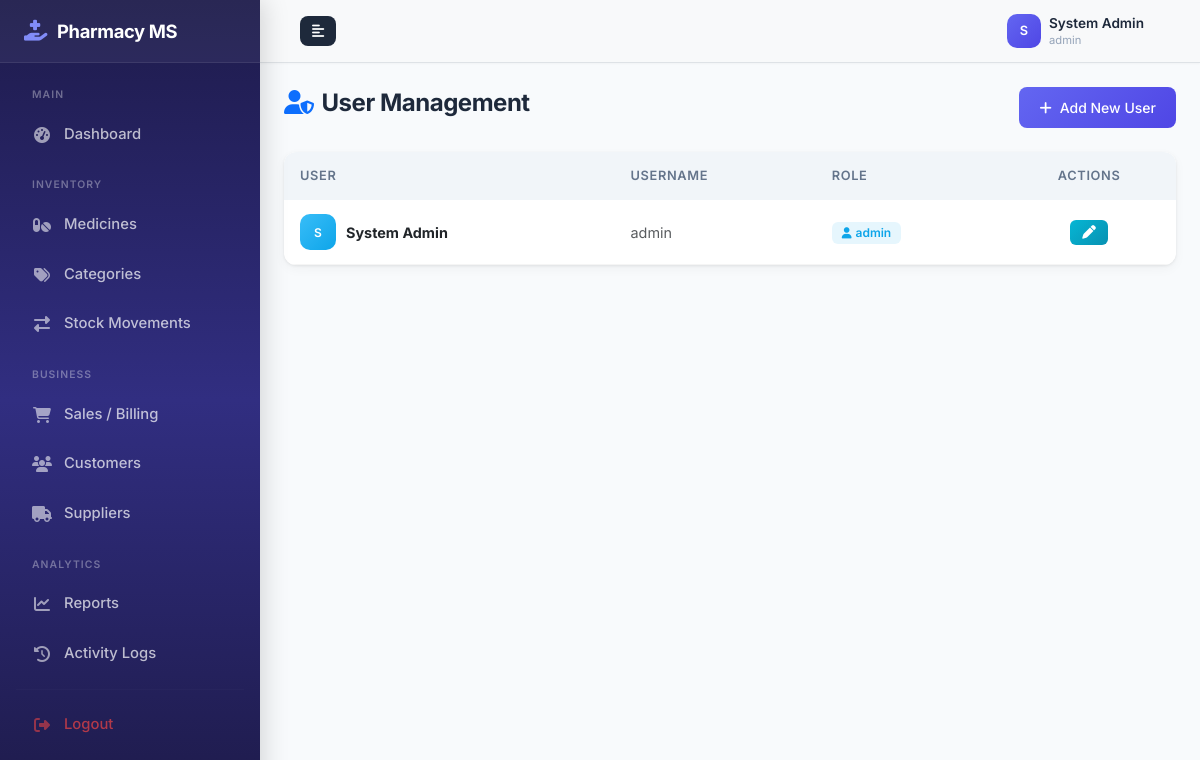
/users.php (signed in), run on the app's committed database.
### tables this page shows
CREATE TABLE `users` (
  `user_id` int(11) NOT NULL,
  `full_name` varchar(100) NOT NULL,
  `username` varchar(50) NOT NULL,
  `password` varchar(255) NOT NULL,
  `role` enum('admin','pharmacist','manager') NOT NULL DEFAULT 'pharmacist',
  `email` varchar(100) DEFAULT NULL,
  `phone` varchar(20) DEFAULT NULL,
  `status` enum('active','inactive') NOT NULL DEFAULT 'active',
  `created_at` timestamp NOT NULL DEFAULT current_timestamp(),
  `updated_at` timestamp NOT NULL DEFAULT current_timestamp() ON UPDATE current_timestamp()
);

### users.php (the view, shortened to what this page needs)
<?php
require_once "config/db.php";
$users = $conn->query("SELECT * FROM users ORDER BY user_id DESC");
include "includes/header.php";
include "includes/sidebar.php";
?>
<div class="page-header">
    <h2><i class="fas fa-user-shield me-2 text-primary"></i>User Management</h2>
    <button class="btn btn-primary" id="addUserBtn" data-bs-toggle="modal" data-bs-target="#userModal">
        <i class="fas fa-plus"></i> Add New User
    </button>
</div>
<div class="card">
    <div class="card-body p-0">
        <div class="table-responsive">
            <table class="table table-hover mb-0">
                <thead>
                    <tr>
                        <th>User</th>
                        <th>Username</th>
                        <th>Role</th>
                        <th class="text-center">Actions</th>
                    </tr>
                </thead>
                <tbody>
                    <?php if ($users->num_rows > 0): ?>
                        <?php while ($u = $users->fetch_assoc()): ?>
                        <tr>
                            <td>
                                <div class="d-flex align-items-center" style="gap: 10px;">
                                    <div style="width: 36px; height: 36px; border-radius: 10px; background: linear-gradient(135deg, <?php echo $u[
                                        "role"
                                    ] == "Admin"
                                        ? "#818cf8, #6366f1"
                                        : ($u["role"] == "Manager"
                                            ? "#34d399, #10b981"
                                            : "#38bdf8, #0ea5e9"); ?>); display: flex; align-items: center; justify-content: center; color: #fff; font-weight: 600; font-size: 0.75rem;">
                                        <?php echo strtoupper(
                                            substr($u["full_name"], 0, 1),
                                        ); ?>
                                    </div>
                                    <span class="fw-bold"><?php echo $u[
                                        "full_name"
                                    ]; ?></span>
                                </div>
                            </td>
                            <td class="text-muted"><?php echo $u[
                                "username"
                            ]; ?></td>
                            <td>
                                <?php if ($u["role"] == "Admin"): ?>
                                    <span class="badge" style="background: rgba(99,102,241,0.1); color: #6366f1;">
                                        <i class="fas fa-shield-alt me-1" style="font-size: 0.7rem;"></i><?php echo $u[
                                            "role"
                                        ]; ?>
                                    </span>
                                <?php else: ?>
                                    <span class="badge" style="background: rgba(14,165,233,0.1); color: #0ea5e9;">
                                        <i class="fas fa-user me-1" style="font-size: 0.7rem;"></i><?php echo $u[
                                            "role"
                                        ]; ?>
                                    </span>
                                <?php endif; ?>
                            </td>
                            <td class="text-center">
                                <button class="btn btn-sm btn-info edit-user-btn" data-json='<?php echo htmlspecialchars(
                                    json_encode($u),
                                    ENT_QUOTES,
                                    "UTF-8",
                                ); ?>' data-bs-toggle="modal" data-bs-target="#userModal" title="Edit user" aria-label="Edit user">
                                    <i class="fas fa-pen"></i>
                                </button>
                            </td>
                        </tr>
                        <?php endwhile; ?>
                    <?php endif; ?>
                </tbody>
            </table>
        </div>
    </div>
</div>
<?php include "includes/footer.php"; ?>

### assets/css/style.css (style rules this page uses)
:root { --primary: #6366f1; --primary-dark: #4f46e5; --primary-light: #818cf8; --secondary: #0ea5e9; --success: #10b981; --warning: #f59e0b; --danger: #ef4444; --info: #06b6d4; --dark: #1e293b; --darker: #0f172a; --light: #f1f5f9; --lighter: #f8fafc; --sidebar-bg: linear-gradient(180deg, #1e1b4b 0%, #312e81 50%, #1e1b4b 100%); --card-shadow: 0 1px 3px rgba(0,0,0,0.08), 0 4px 12px rgba(0,0,0,0.04); --card-shadow-hover: 0 4px 16px rgba(0,0,0,0.12), 0 8px 24px rgba(0,0,0,0.06); --transition: all 0.3s cubic-bezier(0.4, 0, 0.2, 1); --radius: 12px; --radius-sm: 8px; --radius-lg: 16px; }
* { margin: 0; padding: 0; box-sizing: border-box; }
body { font-family: 'Inter', 'Segoe UI', system-ui, -apple-system, sans-serif; background: var(--lighter); color: var(--dark); line-height: 1.6; overflow-x: hidden; }
.card { border: none; border-radius: var(--radius); box-shadow: var(--card-shadow); transition: var(--transition); background: #fff; overflow: hidden; }
.card-body { padding: 24px; }
.table { margin-bottom: 0; }
.table thead th { background: var(--light); border: none; font-weight: 600; font-size: 0.8rem; text-transform: uppercase; letter-spacing: 0.05em; color: #64748b; padding: 14px 16px; }
.table tbody td { padding: 14px 16px; vertical-align: middle; border-color: rgba(0,0,0,0.04); font-size: 0.9rem; }
.table-hover tbody tr { transition: var(--transition); }
.table-responsive { border-radius: var(--radius); }
.btn { font-weight: 500; font-size: 0.875rem; padding: 10px 20px; border-radius: var(--radius-sm); transition: var(--transition); border: none; display: inline-flex; align-items: center; gap: 8px; }
.btn-primary { background: linear-gradient(135deg, var(--primary) 0%, var(--primary-dark) 100%); color: #fff; }
.btn-info { background: linear-gradient(135deg, var(--info) 0%, #0891b2 100%); color: #fff; }
.btn-sm { padding: 6px 12px; font-size: 0.8rem; border-radius: 6px; }
.btn-sm i { font-size: 0.85rem; }
.badge { font-weight: 600; font-size: 0.75rem; padding: 5px 10px; border-radius: 6px; }
.page-header { display: flex; justify-content: space-between; align-items: center; margin-bottom: 24px; }
.page-header h2 { font-size: 1.5rem; font-weight: 700; color: var(--dark); letter-spacing: -0.02em; }

### data on the page
users: full_name "S", full_name "System Admin", username "admin", role "admin"

### other printed values
APP_NAME "Pharmacy MS"
substr($_SESSION['full_name'], 0, 1) "S"
$_SESSION['full_name'] "System Admin"
$_SESSION['role'] "admin"
